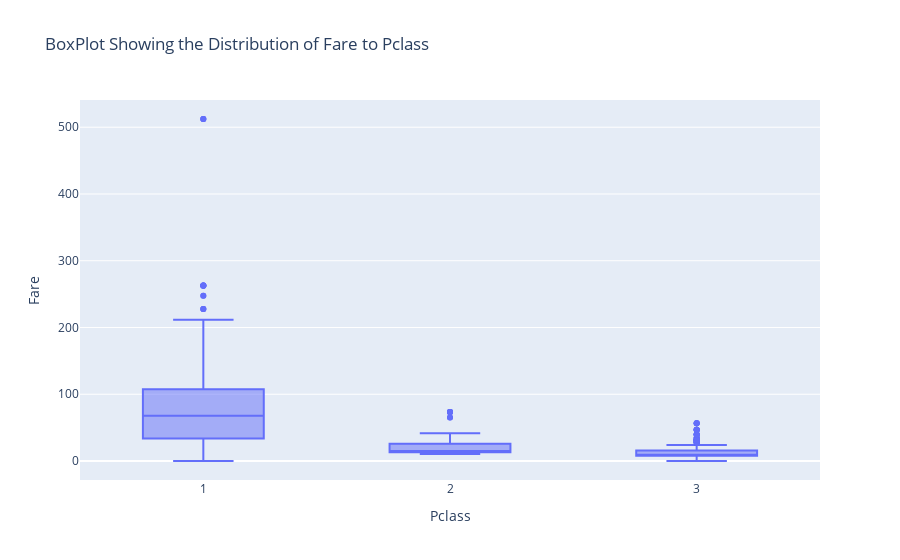

Notebook cell for this chart:
### Code cell
#plotting this data
fig=px.box(titanic,x="Pclass",y="Fare",title="BoxPlot Showing the Distribution of Fare to Pclass")
fig.show()

### Figure 1 — Plotly figure (JSON) as saved in the notebook; plotly's stock layout.template omitted (floating-point values rounded to 4 significant figures; data arrays with more than 128 entries replaced by an {"elided": "..."} marker saying what was removed)
{"data": [{"alignmentgroup": "True", "hovertemplate": "Pclass=%{x}<br>Fare=%{y}<extra></extra>", "legendgroup": "", "marker": {"color": "#636efa"}, "name": "", "notched": false, "offsetgroup": "", "orientation": "v", "showlegend": false, "type": "box", "x": {"elided": "712 int values"}, "x0": " ", "xaxis": "x", "y": {"elided": "712 float values"}, "y0": " ", "yaxis": "y"}], "layout": {"boxmode": "group", "legend": {"tracegroupgap": 0}, "title": {"text": "BoxPlot Showing the Distribution of Fare to Pclass"}, "xaxis": {"anchor": "y", "domain": [0, 1], "title": {"text": "Pclass"}}, "yaxis": {"anchor": "x", "domain": [0, 1], "title": {"text": "Fare"}}}}
